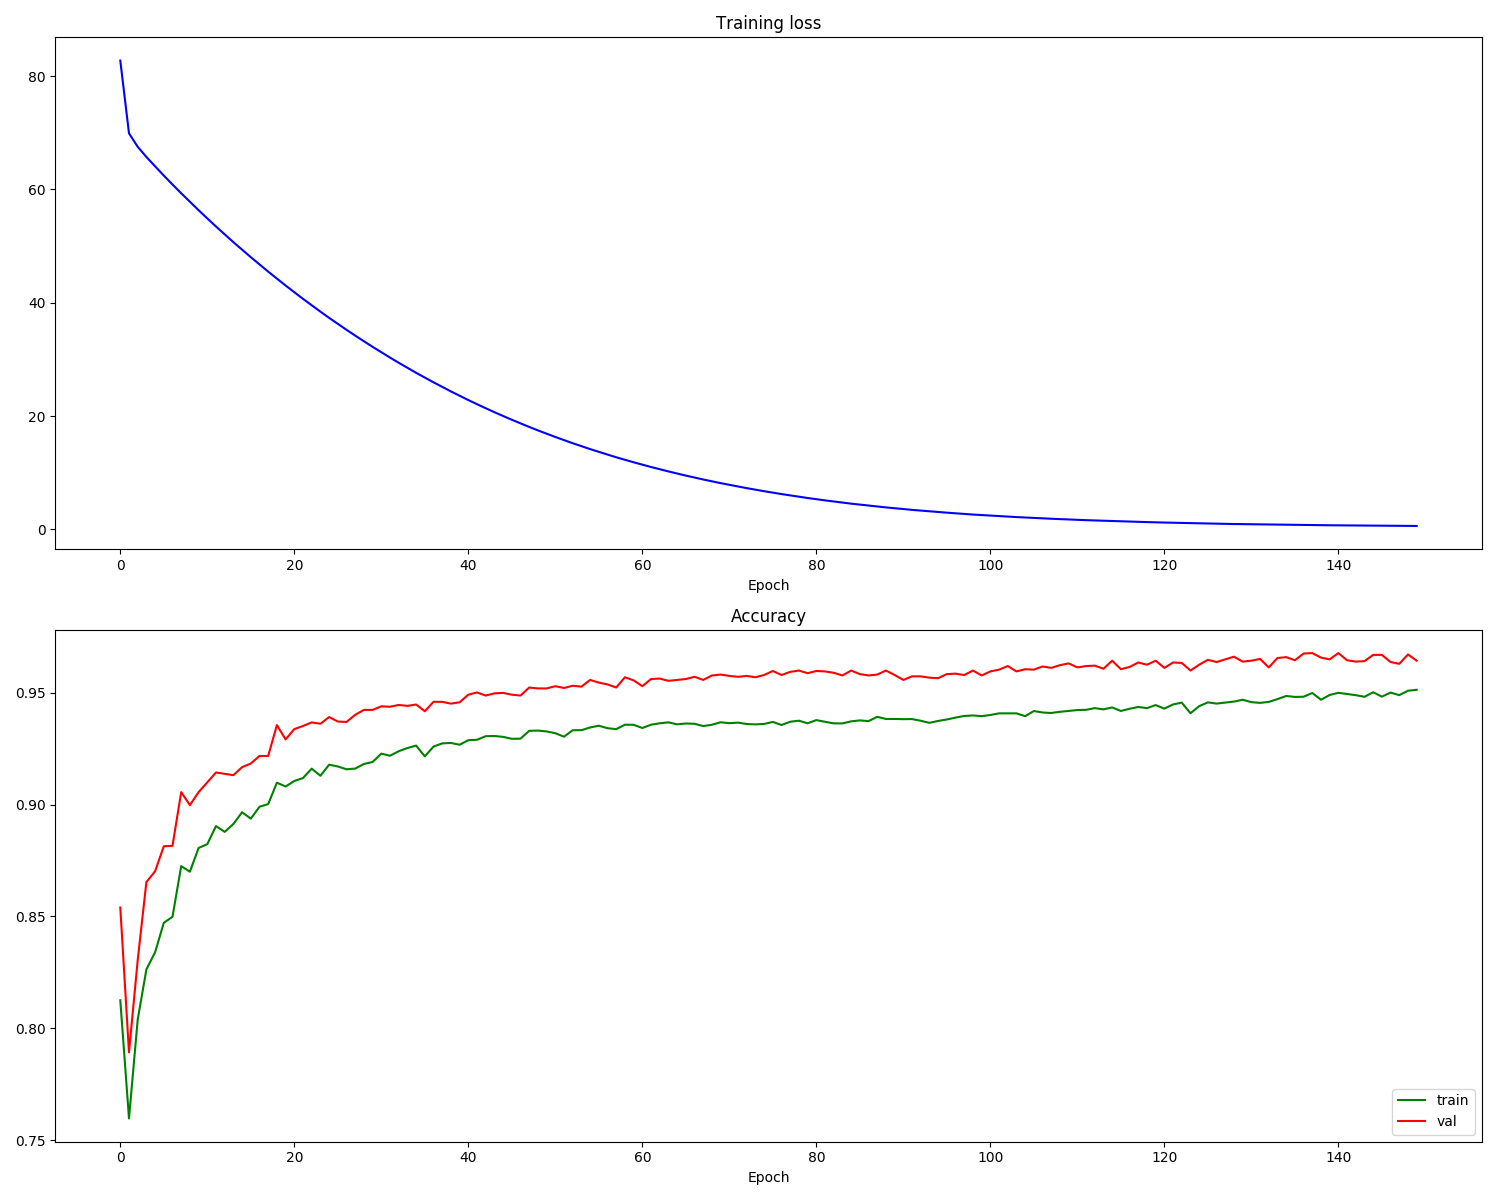

The Python source for this figure:
from keras.datasets import mnist
import numpy as np
import matplotlib.pyplot as plt
import tensorflow as tf
import matplotlib.gridspec as gridspec

(X_train, y_train), (X_test, y_test) = mnist.load_data()

X_train = X_train.reshape(
    X_train.shape[0], X_train.shape[1] * X_train.shape[2])
# print(X_train.shape)
X_test = X_test.reshape(X_test.shape[0], X_test.shape[1] * X_test.shape[2])

y_train = (np.arange(10) == y_train[:, None]).astype(int)
y_test = (np.arange(10) == y_test[:, None]).astype(int)
# print(y_train.shape)

X_test, X_val = X_test[:5000], X_test[5000:]
y_test, y_val = y_test[:5000], y_test[5000:]

X_train = X_train / 255
X_val = X_val / 255
X_test = X_test / 255

# Visualize some examples from the dataset.
# We show a few examples of training images from each class.
classes = list(range(10))
num_classes = len(classes)
samples_per_class = 7
for y, cls in enumerate(classes):
    idxs = np.flatnonzero(y == np.argmax(y_train, axis=1))  # 1代表行
    idxs = np.random.choice(idxs, samples_per_class,
                            replace=False)  # 随机抽7张该类图片
    for i, idx in enumerate(idxs):
        plt_idx = i * num_classes + y + 1  # 将同一类图片显示在同一列
        plt.subplot(samples_per_class, num_classes, plt_idx)
        image = X_train[idx].reshape((28, 28))
        plt.imshow(image, cmap='gray_r')
        #         print(image)
        plt.axis('off')
        if i == 0:
            plt.title(cls)
plt.show()

# Create the model
x = tf.placeholder(tf.float32, [None, 784])
# W_1 = tf.Variable(tf.zeros([784, 128]))
# 第一层
W_1 = tf.get_variable(
    'W_1', [784, 100], initializer=tf.random_normal_initializer())
# b_1 = tf.Variable(tf.zeros([128]))
b_1 = tf.get_variable('b_1', [100], initializer=tf.random_normal_initializer())
a_1 = tf.matmul(x, W_1) + b_1
z_1 = tf.nn.relu(a_1)

# 第二层
# W_2 = tf.Variable(tf.zeros([128, 10]))
W_2 = tf.get_variable(
    'W_2', [100, 100], initializer=tf.random_normal_initializer())
# b_2 = tf.Variable(tf.zeros([10]))
b_2 = tf.get_variable('b_2', [100], initializer=tf.random_normal_initializer())
a_2 = tf.matmul(z_1, W_2) + b_2
z_2 = tf.nn.relu(a_2)

# 第三层
# W_3 = tf.Variable(tf.zeros([64, 10]))
W_3 = tf.get_variable(
    'W_3', [100, 10], initializer=tf.random_normal_initializer())
# b_3 = tf.Variable(tf.zeros([10]))
b_3 = tf.get_variable('b_3', [10], initializer=tf.random_normal_initializer())
a_3 = tf.matmul(z_2, W_3) + b_3
# z_3 = tf.nn.softmax(a_3)

# Epoch 149 training loss: 0.5935324212031828, test acc: 0.9346
# reg
reg = 0.001
regularizer = tf.contrib.layers.l1_regularizer(reg)
reg_loss = regularizer(W_1) + regularizer(W_2) + regularizer(W_3)

# Define loss and optimizer
y = tf.placeholder(tf.float32, [None, 10])
loss = tf.reduce_mean(
    tf.nn.softmax_cross_entropy_with_logits(logits=a_3, labels=y)) + reg_loss

train_step = tf.train.GradientDescentOptimizer(0.01).minimize(
    loss)

# (num_training,1),预测正确为1，反之为0
correct_prediction = tf.equal(tf.argmax(a_3, 1), tf.argmax(y, 1))
# tf.int32 注意tf.int32会导致，acc算出来一直为0，reduce_mean可能要求输入为浮点数
accuracy_op = tf.reduce_mean(tf.cast(correct_prediction, tf.float32))
init_op = tf.global_variables_initializer()

batch_size = 32
num_epoch = 150
with tf.Session() as sess:
    sess.run(init_op)
    num_train = X_train.shape[0]
    num_batch = int(num_train / batch_size) + 1  # 整除的情况下会多跑一个batch，不过这影响不大。
    loss_history = []
    val_acc_history = []
    train_acc_history = []
    for epoch in range(num_epoch):
        avg_cost = 0
        for batch_idx in range(num_batch):
            batch_mask = np.random.choice(num_train, batch_size)
            X_batch = X_train[batch_mask]
            y_batch = y_train[batch_mask]
            _, c = sess.run([train_step, loss], feed_dict={
                x: X_batch, y: y_batch})
            avg_cost += c / num_batch

        loss_history.append(avg_cost)
        acc = sess.run(accuracy_op, feed_dict={x: X_train, y: y_train})
        train_acc_history.append(acc)
        acc = sess.run(accuracy_op, feed_dict={x: X_val, y: y_val})
        val_acc_history.append(acc)
        # evaluate
        acc = sess.run(accuracy_op, feed_dict={x: X_test, y: y_test})
        print("Epoch %s training loss: %s, test acc: %s" %
              (epoch, avg_cost, acc))

    print('Test some samples')
    fig = plt.figure(figsize=(8, 8))
    gs = gridspec.GridSpec(7, 10)
    gs.update(wspace=0.035, hspace=0.1)  # set the spacing between axes.
    for y_, cls in enumerate(classes):
        idxs = np.flatnonzero(y_ == np.argmax(y_test, axis=1))  # 1代表行
        idxs = np.random.choice(idxs, samples_per_class,
                                replace=False)  # 随机抽7张该类图片
        for i, idx in enumerate(idxs):
            plt_idx = i * num_classes + y_
            ax = plt.subplot(gs[plt_idx])
            ax.axis('off')
            plt.imshow(X_test[idx].reshape((28, 28)))
            # 返回的是numpy.ndarray
            pred = sess.run(a_3, feed_dict={x: np.array([X_test[idx]])})
            pred = np.argmax(pred, axis=1)[0]
            plt.title('pred:' + str(pred))
    plt.show()

print('plot...')
# Run this cell to visualize training loss and train / val accuracy
plt.figure(figsize=(9, 9))
plt.subplot(2, 1, 1)
# plt.plot(list(range(num_epoch)),loss_history,'b')#bo为点图，b为线图
plt.title('Training loss')
plt.plot(loss_history, 'b')
plt.xlabel('Epoch')

plt.subplot(2, 1, 2)
plt.title('Accuracy')
plt.plot(train_acc_history, 'g', label='train')
plt.plot(val_acc_history, 'r', label='val')
#     plt.plot([0.5] * len(val_acc_history), 'k--')
plt.xlabel('Epoch')
plt.legend(loc='lower right')
plt.gcf().set_size_inches(15, 12)
plt.show()
